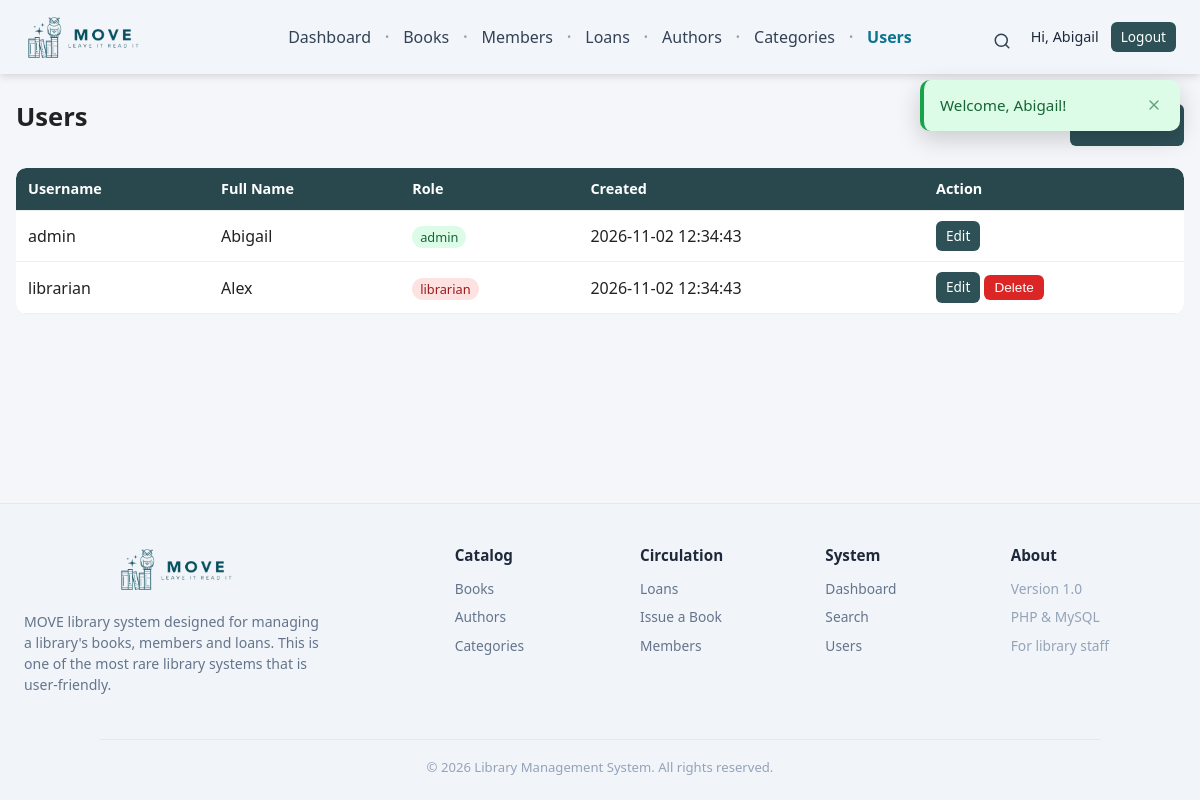
Screenshot of /users/index.php (signed in) with the database file from the repository.
### tables this page shows
CREATE TABLE `users` (
  `id` int(11) NOT NULL AUTO_INCREMENT,
  `username` varchar(50) NOT NULL,
  `password` varchar(255) NOT NULL,
  `full_name` varchar(150) NOT NULL,
  `role` enum('admin','librarian') NOT NULL DEFAULT 'librarian',
  `created_at` timestamp NOT NULL DEFAULT current_timestamp(),
  PRIMARY KEY (`id`),
  UNIQUE KEY `username` (`username`)
);

### users/index.php (the view, shortened to what this page needs)
<?php
require_once __DIR__ . '/../config/database.php';
$users = $pdo->query(
    'SELECT id, username, full_name, role, created_at
     FROM users ORDER BY username'
)->fetchAll();
require_once __DIR__ . '/../includes/header.php';
?>
<div class="toolbar">
    <h1>Users</h1>
    <?php if (is_super_admin()): ?>
        <a class="btn" href="create.php">+ Add User</a>
    <?php endif; ?>
</div>
<?php if (count($users) === 0): ?>
    <p class="text-muted">No users yet. Click “Add User” to create one.</p>
<?php else: ?>
    <table>
        <thead>
            <tr>
                <th>Username</th>
                <th>Full Name</th>
                <th>Role</th>
                <th>Created</th>
                <th>Action</th>
            </tr>
        </thead>
        <tbody>
            <?php foreach ($users as $row): ?>
                <tr>
                    <td><?= e($row['username']) ?></td>
                    <td><?= e($row['full_name']) ?></td>
                    <td>
                        <span class="badge badge-<?= $row['role'] === 'admin' ? 'active' : 'suspended' ?>">
                            <?= e($row['role']) ?>
                        </span>
                    </td>
                    <td><?= e($row['created_at']) ?></td>
                    <td>
                        <?php if (is_super_admin()): ?>
                            <a class="btn btn-small" href="edit.php?id=<?= (int) $row['id'] ?>">Edit</a>
                            <?php if ($row['username'] !== 'admin' && (int) $row['id'] !== (int) ($_SESSION['user_id'] ?? 0)): ?>
                                <form method="post" action="delete.php" style="display:inline"
                                      onsubmit="return confirm('Delete this user? This cannot be undone.');">
                                    <button type="submit" class="btn btn-small btn-danger">Delete</button>
                                </form>
                            <?php endif; ?>
                        <?php else: ?>
                            <span class="text-muted">&mdash;</span>
                        <?php endif; ?>
                    </td>
                </tr>
            <?php endforeach; ?>
        </tbody>
    </table>
<?php endif; ?>
<?php require_once __DIR__ . '/../includes/footer.php'; ?>

### assets/css/style.css (style rules this page uses)
* { box-sizing: border-box; margin: 0; padding: 0; }
body { font-family: "Segoe UI", Arial, sans-serif; background: #f4f6f9; color: #222; line-height: 1.5; -webkit-font-smoothing: antialiased; display: flex; flex-direction: column; min-height: 100vh; }
a { color: #2563eb; text-decoration: none; }
h1 { font-size: 1.6rem; margin-bottom: 16px; }
table { width: 100%; border-collapse: collapse; background: #fff; box-shadow: 0 1px 3px rgba(0,0,0,.08); border-radius: 10px; overflow: hidden; }
th, td { padding: 10px 12px; text-align: left; border-bottom: 1px solid #eee; }
th { background: #28484e; font-weight: 600; color: #fff; font-size: .9rem; }
.btn { display: inline-block; background: #2d5157; color: #fff; padding: 9px 16px; border: none; border-radius: 6px; font-size: 1rem; cursor: pointer; text-decoration: none; transition: background .15s, transform .05s; }
.btn-small { padding: 5px 10px; font-size: .85rem; }
.btn-danger { background: #dc2626; }
.toolbar { display: flex; justify-content: space-between; align-items: center; margin-bottom: 16px; gap: 12px; flex-wrap: wrap; }
.badge { padding: 2px 8px; border-radius: 12px; font-size: .8rem; }
.badge-active { background: #dcfce7; color: #166534; }
.badge-suspended { background: #fee2e2; color: #991b1b; }

### rows the page displays
users: username "admin", full_name "Abigail", role "admin", created_at "2026-11-02 12:34:43"
users: username "librarian", full_name "Alex", role "librarian", created_at "2026-11-02 12:34:43"

### other values shown
$_SESSION['full_name'] "Abigail"
$msg['text'] "Welcome, Abigail!"
